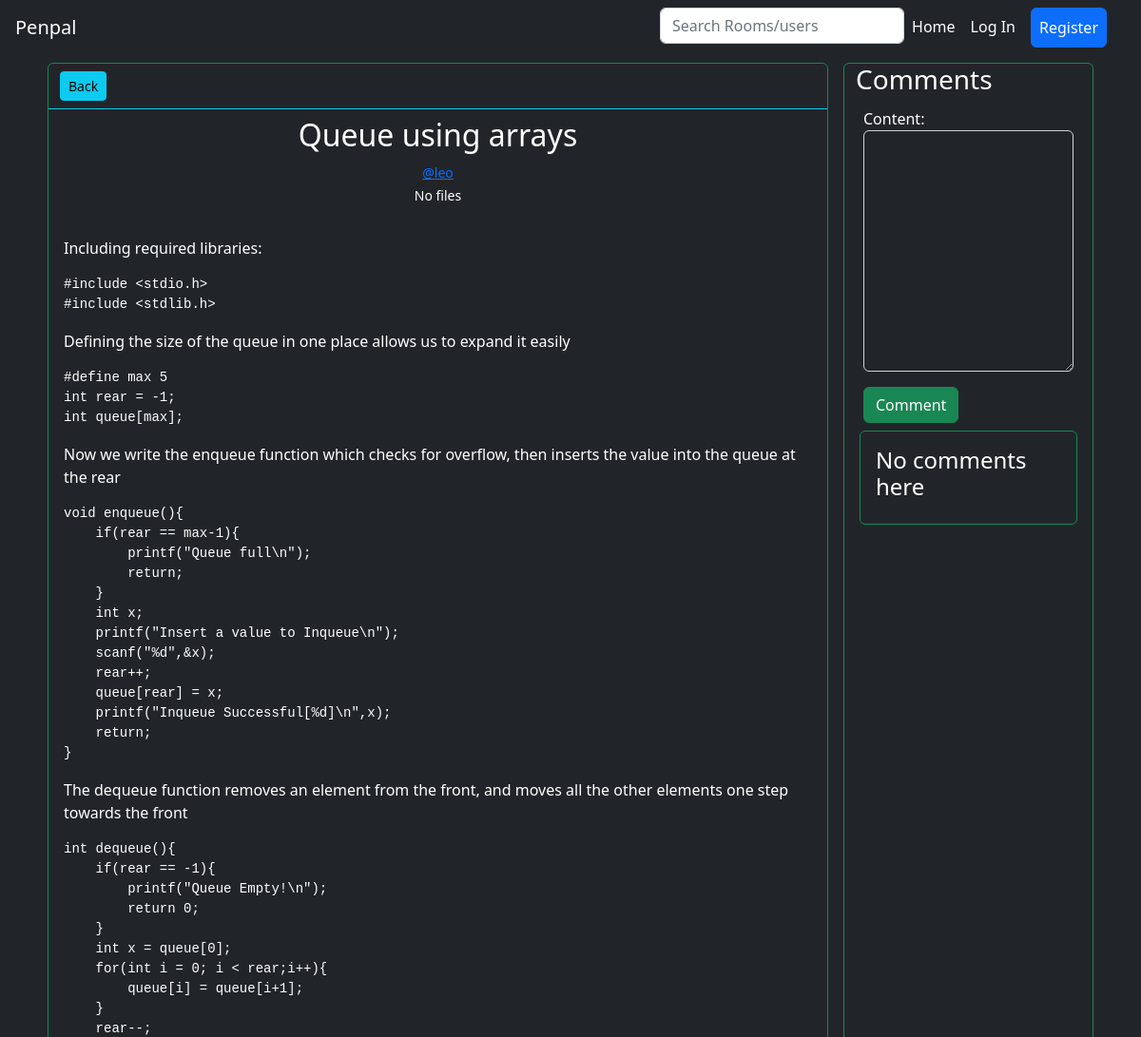
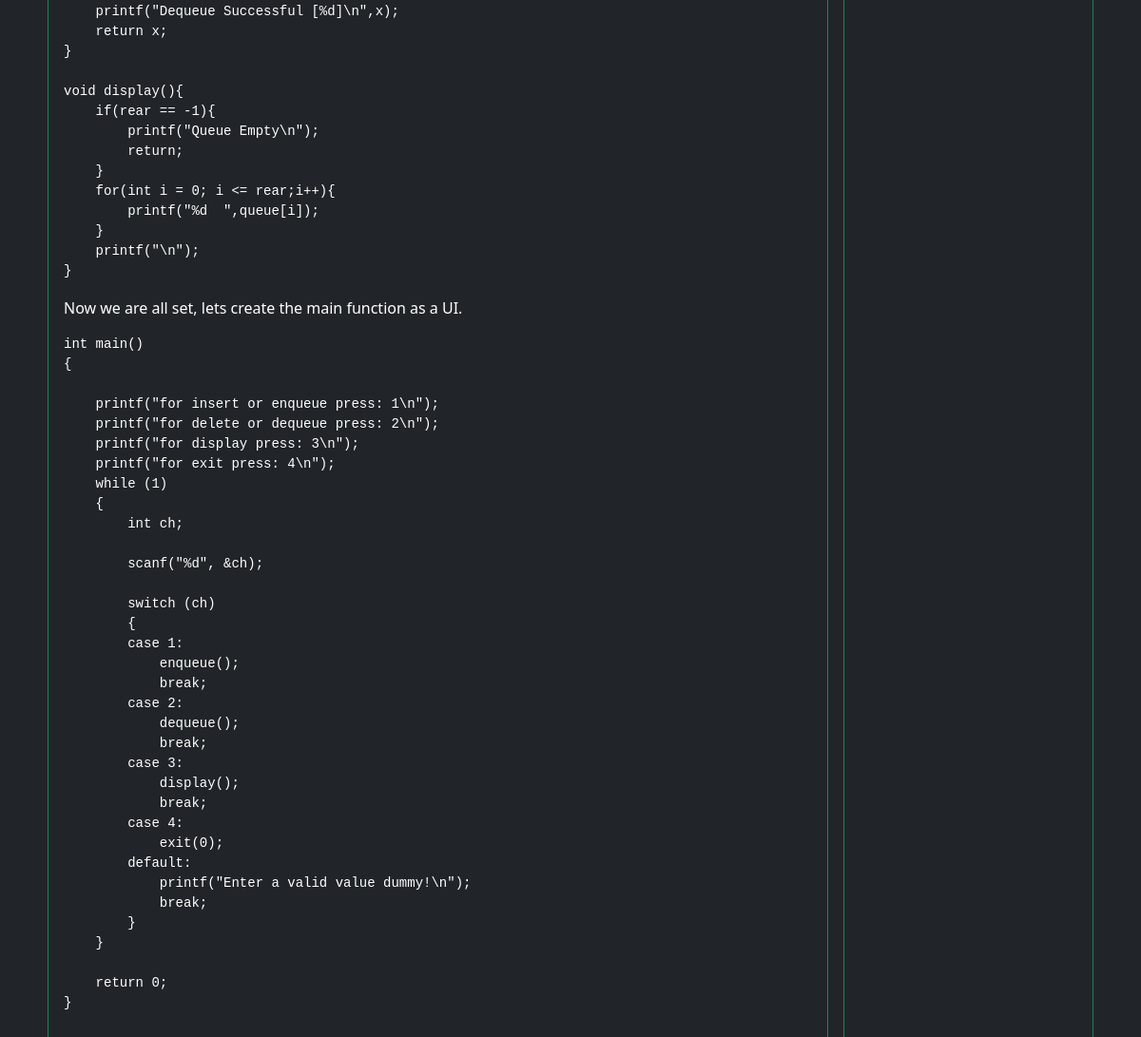
Screenshot of /post/2 with the database file from the repository (2 pictures, top to bottom).
### base/models.py (models this page shows, shortened)
class Post(models.Model):
    title = models.CharField(max_length=120)
    content = MarkdownField(rendered_field='content_rendered', validator=VALIDATOR_STANDARD)
    content_rendered = RenderedMarkdownField()
    creator = models.ForeignKey(Account,on_delete=models.CASCADE,related_name="user_posts")
    room = models.ForeignKey(Room,on_delete=models.CASCADE,related_name='room_posts')
    likes = models.ManyToManyField(Account,related_name='liked_posts')
    dislikes = models.ManyToManyField(Account,related_name='disliked_posts')
    bookmarks = models.ManyToManyField(Account,related_name='bookmarked_posts')
    pinned = models.BooleanField(default=False)
    created_at = models.DateTimeField(auto_now_add=True)
    updated_at = models.DateTimeField(auto_now=True)
    class Meta:
        ordering = ['pinned','-created_at']

### accounts/models.py (models this page shows, shortened)
class Account(AbstractBaseUser,PermissionsMixin):
    id = models.UUIDField(primary_key = True,default=uuid.uuid4,editable=False)
    Genders=[
        ("Male","Male"),
        ("Female","Female")
    ]
    email = models.EmailField(verbose_name="email", max_length=60, unique=True)
    username = models.CharField(max_length=30, unique=True)
    gender = models.CharField(max_length=7,choices=Genders,default = "Male")
    phone_num = PhoneNumberField(blank=True)
    current_residence = CountryField(null =True , blank = True)
    nationality = CountryField(null =True , blank = True)
    date_joined = models.DateTimeField(verbose_name="date joined", auto_now_add=True)
    last_login = models.DateTimeField(verbose_name="last login", auto_now=True)
    is_active = models.BooleanField(default=True)
    is_admin = models.BooleanField(default=False)
    is_staff = models.BooleanField(default=False)
    is_superuser = models.BooleanField(default=False)
    profile_image = models.URLField(default="https://www.freeiconspng.com/thumbs/account-icon/account-icon-33.png")
    USERNAME_FIELD = "email"
    REQUIRED_FIELDS = [
        'username',
    ]
    objects = MyAccountManager()
    class Meta:
        unique_together = ('username','email')
    def __str__(self):
        return f"<a href='/accounts/{self.id}'>@{self.username}</a>"

### base/views.py (the view)
# urls.py: path('post/<int:postid>',view_post,name='view_post'),
def view_post(request,postid):
    post = get_object_or_404(Post, pk=postid)
    comments = post.post_comments.all()
    comment_form = CommentCreationForm()
    return render(request, 'base/view_post.html', {'post': post , 'comments': comments,'comment_form': comment_form})

### base/forms.py
class CommentCreationForm(forms.ModelForm):
    class Meta:
        model = Comment
        fields = ('content',)
        widgets = {
            'content': forms.Textarea(attrs={'class':'form-control bg-dark text-white'}),
        }

### base/templates/base/view_post.html (shortened to what this page needs)
{% extends "layout.html" %}
{% block body %}
<div class="container" style="display: grid; grid-template-columns: 3fr 1fr;">
    <div class="border rounded border-success m-2">
        <div class="container mt-2 mb-2 border-bottom border-info pb-2">
            <a href="{% url 'view_room' post.room.id %}" class="btn btn-info btn-sm">Back</a>
        </div>
        <div class="border-bottom border-info">
            <div class="text-center">
                <h2>{{post.title}}</h2>
                <small>{{post.creator| safe}}</small>
                <div>
                    {% for file in post.post_files.all %}
                    <a href="{% url 'get_post_file' file.id %}">{{ file }}</a>
                    {% empty %}
                    <small>No files</small>
                    {% endfor %}
                </div>
            </div>
            <div class="p-3">
                <p class="text-center">{{post.content_rendered | safe}}</p>
            </div>
        </div>
    </div>
    <div class="border rounded border-success m-2">
        <div class="container">
            <h3>Comments</h3>
            {% include "base/create_comment.html" %}
        </div>
        <div class="container">
            <div class="border rounded border-success list-group p-3 m-1">
                {% include 'base/comments.html' %}
            </div>
        </div>
    </div>
</div>
{% endblock %}

### rows the page displays
Post: title "Queue using arrays", creator "@leo", content_rendered "Including required libraries: #include <stdio.h> #include <stdlib.h> Defining the size of the queue in one place allows us to expand it easily #define max 5 int rear = -1; int queue[max]; Now we write the enqueue function which checks for overflow, then inserts the value into the queue at the rear void enqueue(){ if(rear == max-1){ printf(\"Queue full\\n\"); return; } int x; printf(\"Insert a value to Inqueue\\n\"); scanf(\"%d\",&x); rear++; queue[rear] = x; printf(\"Inqueue Successful[%d]\\n\",x); return; } The dequeue function removes an element from the front, and moves all the other elements one step towards the front int dequeue(){ if(rear == -1){ printf(\"Queue Empty!\\n\"); return 0; } int x =…"
